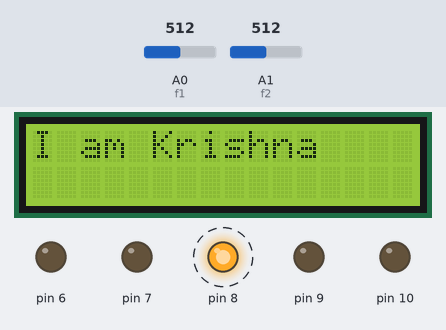
Bench run of a sketch on a simulated Arduino Uno, built with avr-gcc and run on an emulated ATmega328P. Shown: 16×2 character LCD, output pins drawn as LEDs (lit = HIGH). Dashed ring = blinking. The inputs (shaded band) are chosen by the test bench; at power-on: A1 (f2) = 512, A0 (f1) = 512.

Above: at 1.2 s.
1.3 s: A1 (f2) set to 554
6.8 s: A1 (f2) set to 576
At 6.95 s:
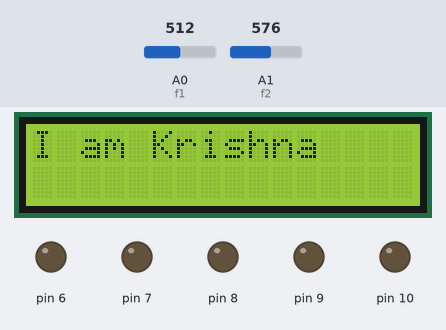
At 7.8 s:
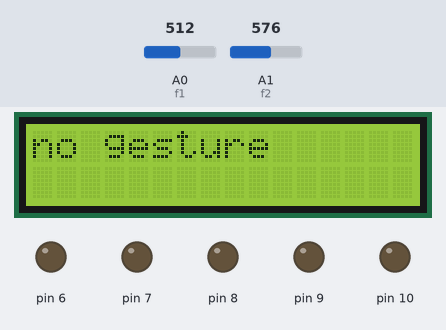
9.2 s: A1 (f2) set to 656
11.6 s: A1 (f2) set to 676
At 14.1 s:
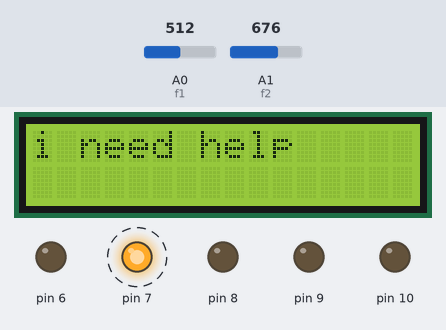
17.1 s: A0 (f1) set to 555
19.6 s: A0 (f1) set to 577
At 19.98 s:
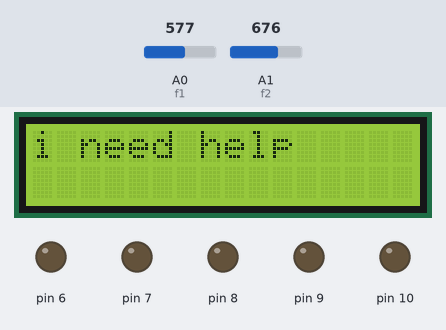
Timing chart, 0 to 22.6 s (numbered marks = the images above; inputs shaded):
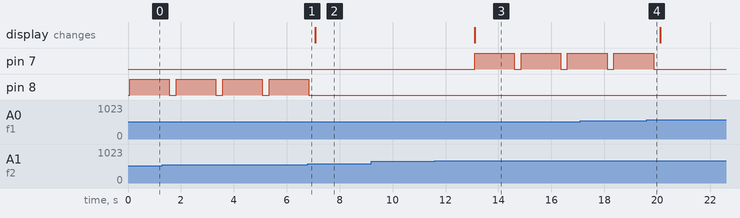

The sketch:

Project_final_code.ino
```cpp
#include<LiquidCrystal.h>

LiquidCrystal lcd(12,11,5,4,3,2);
int f1 = A0; //analog pin 0
int f2= A1;

void setup(){
  lcd.begin(16,2);
  pinMode(6,OUTPUT);
  pinMode(7,OUTPUT);
  pinMode(8,OUTPUT);
  pinMode(9,OUTPUT);
  pinMode(10,OUTPUT);
}


void loop(){
  lcd.clear();
  int a = analogRead(f1);
  int b = analogRead(f2);
  int c  = map(a, 400, 700, 0, 9);
  int d = map(b,400,700,0,9);
    if((c>=6 && c<=9) && (d>=7 && d<=9))
{
  lcd.print("beautiful");

  digitalWrite(6, HIGH);
  digitalWrite(7, LOW);
  digitalWrite(8, LOW);
  digitalWrite(9, LOW);
  digitalWrite(10, LOW);

 delay(1500);
 digitalWrite(6, LOW);
  digitalWrite(7, LOW);
  digitalWrite(8, LOW);
  digitalWrite(9, LOW);
  digitalWrite(10, LOW);
  delay(250);


}

else if ((c>=3 && c<=4) && (d>=8 && d<=10))
{
  lcd.print("i need help");

  digitalWrite(6, LOW);
  digitalWrite(7, HIGH);
  digitalWrite(8, LOW);
  digitalWrite(9, LOW);
  digitalWrite(10, LOW);

  delay(1500);

  digitalWrite(6, LOW);
  digitalWrite(7, LOW);
  digitalWrite(8, LOW);
  digitalWrite(9, LOW);
  digitalWrite(10, LOW);

delay(250);

}
else if((c>=2 && c<=3) && (d>=3 && d<=4))
{
 lcd.print("I am Krishna");

  digitalWrite(6, LOW);
  digitalWrite(7, LOW);
  digitalWrite(8, HIGH);
  digitalWrite(9, LOW);
  digitalWrite(10, LOW);

  delay(1500);

  digitalWrite(6, LOW);
  digitalWrite(7, LOW);
  digitalWrite(8, LOW);
  digitalWrite(9, LOW);
  digitalWrite(10, LOW);

  delay(250);


}
else if((c>=5 && c<=6) && (d>=10 && d<=11))
{
  lcd.print("Sorry");

  digitalWrite(6, LOW);
  digitalWrite(7, LOW);
  digitalWrite(8, LOW);
  digitalWrite(9, HIGH);
  digitalWrite(10, LOW);

  delay(1500);

  digitalWrite(6, LOW);
  digitalWrite(7, LOW);
  digitalWrite(8, LOW);
  digitalWrite(9, LOW);
  digitalWrite(10, LOW);

  delay(250);


}
else if((c>=4 && c<=6) && (d>=3 && d<=4))
{
  lcd.print("Thank You");

  digitalWrite(6, LOW);
  digitalWrite(7, LOW);
  digitalWrite(8, LOW);
  digitalWrite(9, LOW);
  digitalWrite(10, HIGH);


  delay(1500);

  digitalWrite(6, LOW);
  digitalWrite(7, LOW);
  digitalWrite(8, LOW);
  digitalWrite(9, LOW);
  digitalWrite(10, LOW);
delay(250);

}
else
{
  lcd.print("no gesture");
  digitalWrite(6, LOW);
  digitalWrite(7, LOW);
  digitalWrite(8, LOW);
  digitalWrite(9, LOW);
  digitalWrite(10, LOW);
   delay(1500);
   digitalWrite(6, LOW);
  digitalWrite(7, LOW);
  digitalWrite(8, LOW);
  digitalWrite(9, LOW);
  digitalWrite(10, LOW);
}


}
```

Measured:
- the behaviour switches between 566 and 567 on A1 (f2) (found by bisection; images 0 and 1)
- the behaviour switches between 666 and 667 on A1 (f2) (found by bisection; images 2 and 3)
- the behaviour switches between 566 and 567 on A0 (f1) (found by bisection; images 3 and 4)
- after the input at 6.8 s, pin 8: goes on until 6.8 s, then stays LOW
- after the input at 9.2 s, every drawn part: stays the same
- after the input at 11.6 s, pin 7: alternates HIGH for 1.5 s and LOW for 0.25 s, starting after 1.5 s; the display: changes after 1.5 s (image 3)
- after the input at 19.6 s, pin 7: goes on until 19.9 s, then stays LOW
- by itself, pin 8: alternates HIGH for 1.5 s and LOW for 0.25 s
